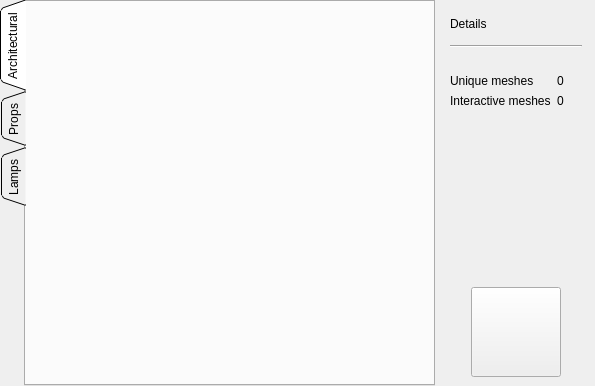
<?xml version="1.0" encoding="UTF-8"?>
<ui version="4.0">
 <class>arType</class>
 <widget class="QWidget" name="arType">
  <property name="geometry">
   <rect>
    <x>0</x>
    <y>0</y>
    <width>595</width>
    <height>386</height>
   </rect>
  </property>
  <property name="sizePolicy">
   <sizepolicy hsizetype="Preferred" vsizetype="Preferred">
    <horstretch>0</horstretch>
    <verstretch>0</verstretch>
   </sizepolicy>
  </property>
  <property name="windowTitle">
   <string>Pixels and Crafts Pipeline</string>
  </property>
  <property name="styleSheet">
   <string notr="true"/>
  </property>
  <layout class="QVBoxLayout" name="verticalLayout">
   <property name="leftMargin">
    <number>0</number>
   </property>
   <property name="topMargin">
    <number>0</number>
   </property>
   <property name="rightMargin">
    <number>4</number>
   </property>
   <property name="bottomMargin">
    <number>0</number>
   </property>
   <item>
    <widget class="QWidget" name="wgMain_2" native="true">
     <layout class="QVBoxLayout" name="verticalLayout_7">
      <property name="leftMargin">
       <number>0</number>
      </property>
      <property name="topMargin">
       <number>0</number>
      </property>
      <property name="rightMargin">
       <number>0</number>
      </property>
      <property name="bottomMargin">
       <number>0</number>
      </property>
      <item>
       <layout class="QHBoxLayout" name="horizontalLayout_5">
        <property name="topMargin">
         <number>0</number>
        </property>
        <item>
         <widget class="QTabWidget" name="tabWidget">
          <property name="sizePolicy">
           <sizepolicy hsizetype="Fixed" vsizetype="Expanding">
            <horstretch>0</horstretch>
            <verstretch>0</verstretch>
           </sizepolicy>
          </property>
          <property name="minimumSize">
           <size>
            <width>300</width>
            <height>0</height>
           </size>
          </property>
          <property name="maximumSize">
           <size>
            <width>3000</width>
            <height>16777215</height>
           </size>
          </property>
          <property name="sizeIncrement">
           <size>
            <width>0</width>
            <height>0</height>
           </size>
          </property>
          <property name="baseSize">
           <size>
            <width>0</width>
            <height>0</height>
           </size>
          </property>
          <property name="focusPolicy">
           <enum>Qt::FocusPolicy::TabFocus</enum>
          </property>
          <property name="tabPosition">
           <enum>QTabWidget::TabPosition::West</enum>
          </property>
          <property name="tabShape">
           <enum>QTabWidget::TabShape::Triangular</enum>
          </property>
          <property name="currentIndex">
           <number>0</number>
          </property>
          <property name="elideMode">
           <enum>Qt::TextElideMode::ElideNone</enum>
          </property>
          <widget class="QWidget" name="tabArchitectural">
           <property name="enabled">
            <bool>true</bool>
           </property>
           <property name="sizePolicy">
            <sizepolicy hsizetype="Fixed" vsizetype="Preferred">
             <horstretch>0</horstretch>
             <verstretch>0</verstretch>
            </sizepolicy>
           </property>
           <property name="minimumSize">
            <size>
             <width>200</width>
             <height>0</height>
            </size>
           </property>
           <attribute name="title">
            <string>Architectural</string>
           </attribute>
           <layout class="QVBoxLayout" name="verticalLayout_2">
            <property name="leftMargin">
             <number>0</number>
            </property>
            <property name="topMargin">
             <number>0</number>
            </property>
            <property name="rightMargin">
             <number>0</number>
            </property>
            <property name="bottomMargin">
             <number>0</number>
            </property>
            <item>
             <widget class="QStackedWidget" name="stkTabArch">
              <property name="currentIndex">
               <number>0</number>
              </property>
              <widget class="QWidget" name="page">
               <layout class="QGridLayout" name="gridLayout_3">
                <property name="leftMargin">
                 <number>0</number>
                </property>
                <property name="topMargin">
                 <number>0</number>
                </property>
                <property name="rightMargin">
                 <number>0</number>
                </property>
                <property name="bottomMargin">
                 <number>0</number>
                </property>
                <item row="0" column="0">
                 <layout class="QVBoxLayout" name="layTabArch"/>
                </item>
               </layout>
              </widget>
              <widget class="QWidget" name="page_2">
               <layout class="QGridLayout" name="gridLayout_4">
                <item row="0" column="0">
                 <layout class="QVBoxLayout" name="layTabArchProjects">
                  <property name="leftMargin">
                   <number>0</number>
                  </property>
                  <property name="topMargin">
                   <number>0</number>
                  </property>
                  <item>
                   <widget class="QScrollArea" name="scrollArea">
                    <property name="widgetResizable">
                     <bool>true</bool>
                    </property>
                    <widget class="QWidget" name="scrollAreaWidgetContents_2">
                     <property name="geometry">
                      <rect>
                       <x>0</x>
                       <y>0</y>
                       <width>387</width>
                       <height>356</height>
                      </rect>
                     </property>
                     <layout class="QGridLayout" name="gridLayout_10">
                      <item row="0" column="0">
                       <widget class="QListWidget" name="listEnvironmentProjects">
                        <item>
                         <property name="text">
                          <string>To do: display list of projects</string>
                         </property>
                        </item>
                       </widget>
                      </item>
                     </layout>
                    </widget>
                   </widget>
                  </item>
                 </layout>
                </item>
               </layout>
              </widget>
             </widget>
            </item>
           </layout>
          </widget>
          <widget class="QWidget" name="tabProps">
           <attribute name="title">
            <string>Props</string>
           </attribute>
           <layout class="QVBoxLayout" name="verticalLayout_4">
            <property name="leftMargin">
             <number>0</number>
            </property>
            <property name="topMargin">
             <number>0</number>
            </property>
            <property name="rightMargin">
             <number>0</number>
            </property>
            <property name="bottomMargin">
             <number>0</number>
            </property>
            <item>
             <widget class="QStackedWidget" name="stkTabProps">
              <property name="currentIndex">
               <number>0</number>
              </property>
              <widget class="QWidget" name="page_3">
               <layout class="QGridLayout" name="gridLayout_5">
                <property name="leftMargin">
                 <number>0</number>
                </property>
                <property name="topMargin">
                 <number>0</number>
                </property>
                <property name="rightMargin">
                 <number>0</number>
                </property>
                <property name="bottomMargin">
                 <number>0</number>
                </property>
                <item row="0" column="0">
                 <layout class="QVBoxLayout" name="layTabProps"/>
                </item>
               </layout>
              </widget>
              <widget class="QWidget" name="page_4">
               <layout class="QGridLayout" name="gridLayout_7">
                <item row="0" column="0">
                 <layout class="QVBoxLayout" name="layTabPropsProjects">
                  <item>
                   <widget class="QScrollArea" name="scrollArea_2">
                    <property name="widgetResizable">
                     <bool>true</bool>
                    </property>
                    <widget class="QWidget" name="scrollAreaWidgetContents_5">
                     <property name="geometry">
                      <rect>
                       <x>0</x>
                       <y>0</y>
                       <width>387</width>
                       <height>356</height>
                      </rect>
                     </property>
                     <layout class="QGridLayout" name="gridLayout_11">
                      <item row="0" column="0">
                       <widget class="QListWidget" name="listPropsProjects"/>
                      </item>
                     </layout>
                    </widget>
                   </widget>
                  </item>
                 </layout>
                </item>
               </layout>
              </widget>
             </widget>
            </item>
           </layout>
          </widget>
          <widget class="QWidget" name="tabLamps">
           <attribute name="title">
            <string>Lamps</string>
           </attribute>
           <layout class="QVBoxLayout" name="verticalLayout_5">
            <property name="leftMargin">
             <number>0</number>
            </property>
            <property name="topMargin">
             <number>0</number>
            </property>
            <property name="rightMargin">
             <number>0</number>
            </property>
            <property name="bottomMargin">
             <number>0</number>
            </property>
            <item>
             <widget class="QStackedWidget" name="stkTab3Dscans">
              <property name="currentIndex">
               <number>0</number>
              </property>
              <widget class="QWidget" name="page_5">
               <layout class="QGridLayout" name="gridLayout_8">
                <property name="leftMargin">
                 <number>0</number>
                </property>
                <property name="topMargin">
                 <number>0</number>
                </property>
                <property name="rightMargin">
                 <number>0</number>
                </property>
                <property name="bottomMargin">
                 <number>0</number>
                </property>
                <item row="0" column="0">
                 <layout class="QVBoxLayout" name="layTabLamps"/>
                </item>
               </layout>
              </widget>
              <widget class="QWidget" name="page_6">
               <layout class="QGridLayout" name="gridLayout_9">
                <item row="0" column="0">
                 <layout class="QVBoxLayout" name="layTabLampsProjects">
                  <item>
                   <widget class="QScrollArea" name="scrollArea_3">
                    <property name="widgetResizable">
                     <bool>true</bool>
                    </property>
                    <widget class="QWidget" name="scrollAreaWidgetContents_6">
                     <property name="geometry">
                      <rect>
                       <x>0</x>
                       <y>0</y>
                       <width>387</width>
                       <height>356</height>
                      </rect>
                     </property>
                     <layout class="QGridLayout" name="gridLayout_12">
                      <item row="0" column="0">
                       <widget class="QListWidget" name="list3DscansProjects"/>
                      </item>
                     </layout>
                    </widget>
                   </widget>
                  </item>
                 </layout>
                </item>
               </layout>
              </widget>
             </widget>
            </item>
           </layout>
          </widget>
         </widget>
        </item>
        <item>
         <widget class="QStackedWidget" name="stkDetails">
          <property name="sizePolicy">
           <sizepolicy hsizetype="Fixed" vsizetype="Expanding">
            <horstretch>0</horstretch>
            <verstretch>1</verstretch>
           </sizepolicy>
          </property>
          <property name="maximumSize">
           <size>
            <width>150</width>
            <height>16777215</height>
           </size>
          </property>
          <property name="currentIndex">
           <number>0</number>
          </property>
          <widget class="QWidget" name="page_manage_projects">
           <layout class="QGridLayout" name="gridLayout">
            <item row="0" column="0">
             <layout class="QVBoxLayout" name="layDetails" stretch="0,0,0,0,0">
              <property name="sizeConstraint">
               <enum>QLayout::SizeConstraint::SetDefaultConstraint</enum>
              </property>
              <property name="leftMargin">
               <number>0</number>
              </property>
              <property name="rightMargin">
               <number>0</number>
              </property>
              <item>
               <widget class="QLabel" name="label_2">
                <property name="sizePolicy">
                 <sizepolicy hsizetype="Fixed" vsizetype="Fixed">
                  <horstretch>0</horstretch>
                  <verstretch>1</verstretch>
                 </sizepolicy>
                </property>
                <property name="maximumSize">
                 <size>
                  <width>600</width>
                  <height>30</height>
                 </size>
                </property>
                <property name="text">
                 <string>Details</string>
                </property>
               </widget>
              </item>
              <item>
               <widget class="Line" name="line">
                <property name="styleSheet">
                 <string notr="true"/>
                </property>
                <property name="orientation">
                 <enum>Qt::Orientation::Horizontal</enum>
                </property>
               </widget>
              </item>
              <item>
               <layout class="QGridLayout" name="layMeshesInfo">
                <item row="3" column="1">
                 <widget class="QLabel" name="lblInteractiveMeshesNumber">
                  <property name="text">
                   <string>0</string>
                  </property>
                  <property name="margin">
                   <number>5</number>
                  </property>
                 </widget>
                </item>
                <item row="1" column="0">
                 <widget class="QLabel" name="lblProjectType">
                  <property name="text">
                   <string/>
                  </property>
                 </widget>
                </item>
                <item row="2" column="1">
                 <widget class="QLabel" name="lblUniqueMeshesNumber">
                  <property name="text">
                   <string>0</string>
                  </property>
                  <property name="margin">
                   <number>5</number>
                  </property>
                 </widget>
                </item>
                <item row="3" column="0">
                 <widget class="QLabel" name="lblInteractiveMeshes">
                  <property name="text">
                   <string>Interactive meshes</string>
                  </property>
                 </widget>
                </item>
                <item row="2" column="0">
                 <widget class="QLabel" name="lblUniqueMeshes">
                  <property name="text">
                   <string>Unique meshes</string>
                  </property>
                 </widget>
                </item>
               </layout>
              </item>
              <item>
               <spacer name="verticalSpacer_2">
                <property name="orientation">
                 <enum>Qt::Orientation::Vertical</enum>
                </property>
                <property name="sizeHint" stdset="0">
                 <size>
                  <width>20</width>
                  <height>40</height>
                 </size>
                </property>
               </spacer>
              </item>
              <item>
               <widget class="QWidget" name="widget_7" native="true">
                <property name="sizePolicy">
                 <sizepolicy hsizetype="Fixed" vsizetype="Fixed">
                  <horstretch>0</horstretch>
                  <verstretch>0</verstretch>
                 </sizepolicy>
                </property>
                <property name="minimumSize">
                 <size>
                  <width>50</width>
                  <height>50</height>
                 </size>
                </property>
                <property name="maximumSize">
                 <size>
                  <width>300</width>
                  <height>300</height>
                 </size>
                </property>
                <property name="sizeIncrement">
                 <size>
                  <width>0</width>
                  <height>0</height>
                 </size>
                </property>
                <property name="baseSize">
                 <size>
                  <width>0</width>
                  <height>0</height>
                 </size>
                </property>
                <layout class="QGridLayout" name="gridLayout_6">
                 <property name="leftMargin">
                  <number>0</number>
                 </property>
                 <property name="topMargin">
                  <number>0</number>
                 </property>
                 <property name="rightMargin">
                  <number>0</number>
                 </property>
                 <property name="bottomMargin">
                  <number>0</number>
                 </property>
                 <property name="spacing">
                  <number>0</number>
                 </property>
                 <item row="0" column="2">
                  <spacer name="horizontalSpacer_4">
                   <property name="orientation">
                    <enum>Qt::Orientation::Horizontal</enum>
                   </property>
                   <property name="sizeType">
                    <enum>QSizePolicy::Policy::Expanding</enum>
                   </property>
                   <property name="sizeHint" stdset="0">
                    <size>
                     <width>40</width>
                     <height>20</height>
                    </size>
                   </property>
                  </spacer>
                 </item>
                 <item row="0" column="1">
                  <widget class="QPushButton" name="imgRef">
                   <property name="sizePolicy">
                    <sizepolicy hsizetype="MinimumExpanding" vsizetype="MinimumExpanding">
                     <horstretch>0</horstretch>
                     <verstretch>0</verstretch>
                    </sizepolicy>
                   </property>
                   <property name="minimumSize">
                    <size>
                     <width>90</width>
                     <height>90</height>
                    </size>
                   </property>
                   <property name="maximumSize">
                    <size>
                     <width>300</width>
                     <height>300</height>
                    </size>
                   </property>
                   <property name="sizeIncrement">
                    <size>
                     <width>0</width>
                     <height>0</height>
                    </size>
                   </property>
                   <property name="baseSize">
                    <size>
                     <width>0</width>
                     <height>0</height>
                    </size>
                   </property>
                   <property name="autoFillBackground">
                    <bool>false</bool>
                   </property>
                   <property name="text">
                    <string/>
                   </property>
                  </widget>
                 </item>
                 <item row="0" column="0">
                  <spacer name="horizontalSpacer_5">
                   <property name="orientation">
                    <enum>Qt::Orientation::Horizontal</enum>
                   </property>
                   <property name="sizeType">
                    <enum>QSizePolicy::Policy::Expanding</enum>
                   </property>
                   <property name="sizeHint" stdset="0">
                    <size>
                     <width>40</width>
                     <height>20</height>
                    </size>
                   </property>
                  </spacer>
                 </item>
                </layout>
               </widget>
              </item>
             </layout>
            </item>
           </layout>
          </widget>
          <widget class="QWidget" name="page_create_project">
           <layout class="QGridLayout" name="gridLayout_2">
            <property name="leftMargin">
             <number>0</number>
            </property>
            <property name="topMargin">
             <number>0</number>
            </property>
            <property name="rightMargin">
             <number>0</number>
            </property>
            <property name="bottomMargin">
             <number>0</number>
            </property>
            <item row="0" column="0">
             <layout class="QVBoxLayout" name="verticalLayout_3">
              <property name="topMargin">
               <number>9</number>
              </property>
              <item>
               <spacer name="verticalSpacer">
                <property name="orientation">
                 <enum>Qt::Orientation::Vertical</enum>
                </property>
                <property name="sizeType">
                 <enum>QSizePolicy::Policy::Expanding</enum>
                </property>
                <property name="sizeHint" stdset="0">
                 <size>
                  <width>20</width>
                  <height>150</height>
                 </size>
                </property>
               </spacer>
              </item>
              <item>
               <widget class="QLabel" name="lblManageFeedback">
                <property name="minimumSize">
                 <size>
                  <width>0</width>
                  <height>120</height>
                 </size>
                </property>
                <property name="text">
                 <string/>
                </property>
                <property name="alignment">
                 <set>Qt::AlignmentFlag::AlignCenter</set>
                </property>
               </widget>
              </item>
              <item>
               <widget class="QWidget" name="widget" native="true">
                <layout class="QHBoxLayout" name="horizontalLayout">
                 <item>
                  <spacer name="horizontalSpacer">
                   <property name="orientation">
                    <enum>Qt::Orientation::Horizontal</enum>
                   </property>
                   <property name="sizeHint" stdset="0">
                    <size>
                     <width>40</width>
                     <height>20</height>
                    </size>
                   </property>
                  </spacer>
                 </item>
                 <item>
                  <widget class="QPushButton" name="btnSetProject">
                   <property name="sizePolicy">
                    <sizepolicy hsizetype="Fixed" vsizetype="Fixed">
                     <horstretch>0</horstretch>
                     <verstretch>0</verstretch>
                    </sizepolicy>
                   </property>
                   <property name="minimumSize">
                    <size>
                     <width>90</width>
                     <height>0</height>
                    </size>
                   </property>
                   <property name="maximumSize">
                    <size>
                     <width>90</width>
                     <height>16777215</height>
                    </size>
                   </property>
                   <property name="text">
                    <string>Set project</string>
                   </property>
                  </widget>
                 </item>
                </layout>
               </widget>
              </item>
             </layout>
            </item>
           </layout>
          </widget>
         </widget>
        </item>
       </layout>
      </item>
     </layout>
    </widget>
   </item>
  </layout>
 </widget>
 <resources>
  <include location="../../../img/app_imgs.qrc"/>
 </resources>
 <connections/>
</ui>
